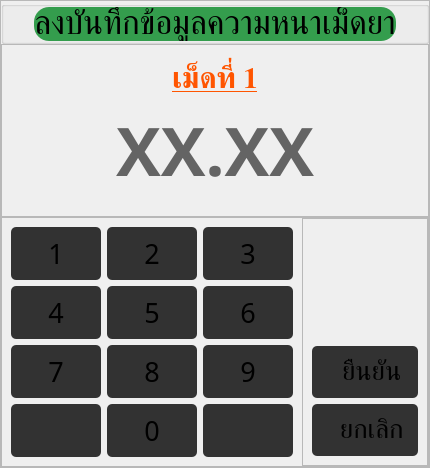
         <widget class="QWidget" name="thickness_keyboard">
          <layout class="QVBoxLayout" name="verticalLayout_34">
           <property name="spacing">
            <number>0</number>
           </property>
           <property name="leftMargin">
            <number>0</number>
           </property>
           <property name="topMargin">
            <number>0</number>
           </property>
           <property name="rightMargin">
            <number>0</number>
           </property>
           <property name="bottomMargin">
            <number>0</number>
           </property>
           <item>
            <widget class="QWidget" name="widget_2" native="true">
             <layout class="QVBoxLayout" name="verticalLayout_35">
              <property name="leftMargin">
               <number>0</number>
              </property>
              <property name="topMargin">
               <number>0</number>
              </property>
              <property name="rightMargin">
               <number>0</number>
              </property>
              <property name="bottomMargin">
               <number>0</number>
              </property>
              <item>
               <widget class="QFrame" name="frame_4">
                <property name="minimumSize">
                 <size>
                  <width>0</width>
                  <height>300</height>
                 </size>
                </property>
                <property name="frameShape">
                 <enum>QFrame::StyledPanel</enum>
                </property>
                <property name="frameShadow">
                 <enum>QFrame::Raised</enum>
                </property>
                <layout class="QVBoxLayout" name="verticalLayout_3">
                 <property name="spacing">
                  <number>0</number>
                 </property>
                 <property name="leftMargin">
                  <number>0</number>
                 </property>
                 <property name="topMargin">
                  <number>0</number>
                 </property>
                 <property name="rightMargin">
                  <number>0</number>
                 </property>
                 <property name="bottomMargin">
                  <number>0</number>
                 </property>
                 <item>
                  <widget class="QGroupBox" name="thickness_title_groupBox_2">
                   <property name="maximumSize">
                    <size>
                     <width>16777215</width>
                     <height>80</height>
                    </size>
                   </property>
                   <layout class="QHBoxLayout" name="horizontalLayout_60">
                    <property name="leftMargin">
                     <number>30</number>
                    </property>
                    <property name="topMargin">
                     <number>0</number>
                    </property>
                    <property name="rightMargin">
                     <number>30</number>
                    </property>
                    <property name="bottomMargin">
                     <number>0</number>
                    </property>
                    <item>
                     <widget class="QLabel" name="thickness_input_title">
                      <property name="maximumSize">
                       <size>
                        <width>16777215</width>
                        <height>50</height>
                       </size>
                      </property>
                      <property name="font">
                       <font>
                        <family>Kanit</family>
                        <pointsize>25</pointsize>
                       </font>
                      </property>
                      <property name="styleSheet">
                       <string notr="true">background-color: rgb(52, 157, 77);
border-radius: 15px;</string>
                      </property>
                      <property name="text">
                       <string>ลงบันทึกข้อมูลความหนาเม็ดยา</string>
                      </property>
                      <property name="alignment">
                       <set>Qt::AlignCenter</set>
                      </property>
                     </widget>
                    </item>
                   </layout>
                  </widget>
                 </item>
                 <item>
                  <widget class="QFrame" name="frame_9">
                   <property name="frameShape">
                    <enum>QFrame::StyledPanel</enum>
                   </property>
                   <property name="frameShadow">
                    <enum>QFrame::Raised</enum>
                   </property>
                   <layout class="QVBoxLayout" name="verticalLayout_38">
                    <property name="spacing">
                     <number>0</number>
                    </property>
                    <property name="bottomMargin">
                     <number>20</number>
                    </property>
                    <item>
                     <widget class="QLabel" name="thickness_val_label">
                      <property name="minimumSize">
                       <size>
                        <width>0</width>
                        <height>50</height>
                       </size>
                      </property>
                      <property name="maximumSize">
                       <size>
                        <width>16777215</width>
                        <height>50</height>
                       </size>
                      </property>
                      <property name="font">
                       <font>
                        <family>Kanit</family>
                        <pointsize>22</pointsize>
                        <bold>true</bold>
                        <underline>true</underline>
                       </font>
                      </property>
                      <property name="styleSheet">
                       <string notr="true">color: rgb(255, 85, 0);</string>
                      </property>
                      <property name="text">
                       <string>เม็ดที่ 1</string>
                      </property>
                      <property name="alignment">
                       <set>Qt::AlignCenter</set>
                      </property>
                     </widget>
                    </item>
                    <item>
                     <widget class="QLabel" name="thickness_val_input">
                      <property name="font">
                       <font>
                        <family>Kanit</family>
                        <pointsize>50</pointsize>
                        <bold>true</bold>
                       </font>
                      </property>
                      <property name="styleSheet">
                       <string notr="true">color: rgb(100, 100, 100);
border: none;</string>
                      </property>
                      <property name="text">
                       <string>XX.XX</string>
                      </property>
                      <property name="alignment">
                       <set>Qt::AlignCenter</set>
                      </property>
                     </widget>
                    </item>
                   </layout>
                  </widget>
                 </item>
                 <item>
                  <widget class="QFrame" name="frame_5">
                   <property name="minimumSize">
                    <size>
                     <width>0</width>
                     <height>250</height>
                    </size>
                   </property>
                   <property name="maximumSize">
                    <size>
                     <width>16777215</width>
                     <height>250</height>
                    </size>
                   </property>
                   <property name="styleSheet">
                    <string notr="true"/>
                   </property>
                   <property name="frameShape">
                    <enum>QFrame::StyledPanel</enum>
                   </property>
                   <property name="frameShadow">
                    <enum>QFrame::Raised</enum>
                   </property>
                   <layout class="QHBoxLayout" name="horizontalLayout_63">
                    <property name="spacing">
                     <number>0</number>
                    </property>
                    <property name="leftMargin">
                     <number>0</number>
                    </property>
                    <property name="topMargin">
                     <number>0</number>
                    </property>
                    <property name="rightMargin">
                     <number>0</number>
                    </property>
                    <property name="bottomMargin">
                     <number>0</number>
                    </property>
                    <item>
                     <widget class="QFrame" name="frame_6">
                      <property name="palette">
                       <palette>
                        <active>
                         <colorrole role="WindowText">
                          <brush brushstyle="SolidPattern">
                           <color alpha="255">
                            <red>255</red>
                            <green>255</green>
                            <blue>255</blue>
                           </color>
                          </brush>
                         </colorrole>
                         <colorrole role="Button">
                          <brush brushstyle="SolidPattern">
                           <color alpha="255">
                            <red>255</red>
                            <green>255</green>
                            <blue>255</blue>
                           </color>
                          </brush>
                         </colorrole>
                         <colorrole role="Text">
                          <brush brushstyle="SolidPattern">
                           <color alpha="255">
                            <red>255</red>
                            <green>255</green>
                            <blue>255</blue>
                           </color>
                          </brush>
                         </colorrole>
                         <colorrole role="ButtonText">
                          <brush brushstyle="SolidPattern">
                           <color alpha="255">
                            <red>255</red>
                            <green>255</green>
                            <blue>255</blue>
                           </color>
                          </brush>
                         </colorrole>
                         <colorrole role="Base">
                          <brush brushstyle="SolidPattern">
                           <color alpha="255">
                            <red>255</red>
                            <green>255</green>
                            <blue>255</blue>
                           </color>
                          </brush>
                         </colorrole>
                         <colorrole role="Window">
                          <brush brushstyle="SolidPattern">
                           <color alpha="255">
                            <red>255</red>
                            <green>255</green>
                            <blue>255</blue>
                           </color>
                          </brush>
                         </colorrole>
                         <colorrole role="PlaceholderText">
                          <brush brushstyle="SolidPattern">
                           <color alpha="128">
                            <red>255</red>
                            <green>255</green>
                            <blue>255</blue>
                           </color>
                          </brush>
                         </colorrole>
                        </active>
                        <inactive>
                         <colorrole role="WindowText">
                          <brush brushstyle="SolidPattern">
                           <color alpha="255">
                            <red>255</red>
                            <green>255</green>
                            <blue>255</blue>
                           </color>
                          </brush>
                         </colorrole>
                         <colorrole role="Button">
                          <brush brushstyle="SolidPattern">
                           <color alpha="255">
                            <red>255</red>
                            <green>255</green>
                            <blue>255</blue>
                           </color>
                          </brush>
                         </colorrole>
                         <colorrole role="Text">
                          <brush brushstyle="SolidPattern">
                           <color alpha="255">
                            <red>255</red>
                            <green>255</green>
                            <blue>255</blue>
                           </color>
                          </brush>
                         </colorrole>
                         <colorrole role="ButtonText">
                          <brush brushstyle="SolidPattern">
                           <color alpha="255">
                            <red>255</red>
                            <green>255</green>
                            <blue>255</blue>
                           </color>
                          </brush>
                         </colorrole>
                         <colorrole role="Base">
                          <brush brushstyle="SolidPattern">
                           <color alpha="255">
                            <red>255</red>
                            <green>255</green>
                            <blue>255</blue>
                           </color>
                          </brush>
                         </colorrole>
                         <colorrole role="Window">
                          <brush brushstyle="SolidPattern">
                           <color alpha="255">
                            <red>255</red>
                            <green>255</green>
                            <blue>255</blue>
                           </color>
                          </brush>
                         </colorrole>
                         <colorrole role="PlaceholderText">
                          <brush brushstyle="SolidPattern">
                           <color alpha="128">
                            <red>255</red>
                            <green>255</green>
                            <blue>255</blue>
                           </color>
                          </brush>
                         </colorrole>
                        </inactive>
                        <disabled>
                         <colorrole role="WindowText">
                          <brush brushstyle="SolidPattern">
                           <color alpha="255">
                            <red>255</red>
                            <green>255</green>
                            <blue>255</blue>
                           </color>
                          </brush>
                         </colorrole>
                         <colorrole role="Button">
                          <brush brushstyle="SolidPattern">
                           <color alpha="255">
                            <red>255</red>
                            <green>255</green>
                            <blue>255</blue>
                           </color>
                          </brush>
                         </colorrole>
                         <colorrole role="Text">
                          <brush brushstyle="SolidPattern">
                           <color alpha="255">
                            <red>255</red>
                            <green>255</green>
                            <blue>255</blue>
                           </color>
                          </brush>
                         </colorrole>
                         <colorrole role="ButtonText">
                          <brush brushstyle="SolidPattern">
                           <color alpha="255">
                            <red>255</red>
                            <green>255</green>
                            <blue>255</blue>
                           </color>
                          </brush>
                         </colorrole>
                         <colorrole role="Base">
                          <brush brushstyle="SolidPattern">
                           <color alpha="255">
                            <red>255</red>
                            <green>255</green>
                            <blue>255</blue>
                           </color>
                          </brush>
                         </colorrole>
                         <colorrole role="Window">
                          <brush brushstyle="SolidPattern">
                           <color alpha="255">
                            <red>255</red>
                            <green>255</green>
                            <blue>255</blue>
                           </color>
                          </brush>
                         </colorrole>
                         <colorrole role="PlaceholderText">
                          <brush brushstyle="SolidPattern">
                           <color alpha="128">
                            <red>255</red>
                            <green>255</green>
                            <blue>255</blue>
                           </color>
                          </brush>
                         </colorrole>
                        </disabled>
                       </palette>
                      </property>
                      <property name="styleSheet">
                       <string notr="true">QPushButton {
	width: 90px;
	height: 70px;
	background-color: rgb(50, 50, 50);
	border-radius: 5px;
}

QPushButton:pressed {
    font-size: 40px;
	background-color: rgb(100, 100, 100);
}</string>
                      </property>
                      <property name="frameShadow">
                       <enum>QFrame::Plain</enum>
                      </property>
                      <property name="lineWidth">
                       <number>3</number>
                      </property>
                      <layout class="QGridLayout" name="gridLayout_6">
                       <item row="0" column="0">
                        <widget class="QPushButton" name="key_1">
                         <property name="font">
                          <font>
                           <family>Kanit</family>
                           <pointsize>20</pointsize>
                           <fontweight>Medium</fontweight>
                          </font>
                         </property>
                         <property name="text">
                          <string>1</string>
                         </property>
                        </widget>
                       </item>
                       <item row="0" column="1">
                        <widget class="QPushButton" name="key_2">
                         <property name="font">
                          <font>
                           <family>Kanit</family>
                           <pointsize>20</pointsize>
                           <fontweight>Medium</fontweight>
                          </font>
                         </property>
                         <property name="text">
                          <string>2</string>
                         </property>
                        </widget>
                       </item>
                       <item row="0" column="2">
                        <widget class="QPushButton" name="key_3">
                         <property name="font">
                          <font>
                           <family>Kanit</family>
                           <pointsize>20</pointsize>
                           <fontweight>Medium</fontweight>
                          </font>
                         </property>
                         <property name="text">
                          <string>3</string>
                         </property>
                        </widget>
                       </item>
                       <item row="1" column="0">
                        <widget class="QPushButton" name="key_4">
                         <property name="font">
                          <font>
                           <family>Kanit</family>
                           <pointsize>20</pointsize>
                           <fontweight>Medium</fontweight>
                          </font>
                         </property>
                         <property name="text">
                          <string>4</string>
                         </property>
                        </widget>
                       </item>
                       <item row="1" column="1">
                        <widget class="QPushButton" name="key_5">
                         <property name="font">
                          <font>
                           <family>Kanit</family>
                           <pointsize>20</pointsize>
                           <fontweight>Medium</fontweight>
                          </font>
                         </property>
                         <property name="text">
                          <string>5</string>
                         </property>
                        </widget>
                       </item>
                       <item row="1" column="2">
                        <widget class="QPushButton" name="key_6">
                         <property name="font">
                          <font>
                           <family>Kanit</family>
                           <pointsize>20</pointsize>
                           <fontweight>Medium</fontweight>
                          </font>
                         </property>
                         <property name="text">
                          <string>6</string>
                         </property>
                        </widget>
                       </item>
                       <item row="2" column="0">
                        <widget class="QPushButton" name="key_7">
                         <property name="font">
                          <font>
                           <family>Kanit</family>
                           <pointsize>20</pointsize>
                           <fontweight>Medium</fontweight>
                          </font>
                         </property>
                         <property name="text">
                          <string>7</string>
                         </property>
                        </widget>
                       </item>
                       <item row="2" column="1">
                        <widget class="QPushButton" name="key_8">
                         <property name="font">
                          <font>
                           <family>Kanit</family>
                           <pointsize>20</pointsize>
                           <fontweight>Medium</fontweight>
                          </font>
                         </property>
                         <property name="text">
                          <string>8</string>
                         </property>
                        </widget>
                       </item>
                       <item row="2" column="2">
                        <widget class="QPushButton" name="key_9">
                         <property name="font">
                          <font>
                           <family>Kanit</family>
                           <pointsize>20</pointsize>
                           <fontweight>Medium</fontweight>
                          </font>
                         </property>
                         <property name="text">
                          <string>9</string>
                         </property>
                        </widget>
                       </item>
                       <item row="3" column="0">
                        <widget class="QPushButton" name="key_dot">
                         <property name="minimumSize">
                          <size>
                           <width>0</width>
                           <height>0</height>
                          </size>
                         </property>
                         <property name="maximumSize">
                          <size>
                           <width>16777215</width>
                           <height>150</height>
                          </size>
                         </property>
                         <property name="font">
                          <font>
                           <pointsize>20</pointsize>
                          </font>
                         </property>
                         <property name="text">
                          <string/>
                         </property>
                         <property name="icon">
                          <iconset resource="resource.qrc">
                           <normaloff>:/assets/keyboard/record.png</normaloff>:/assets/keyboard/record.png</iconset>
                         </property>
                         <property name="iconSize">
                          <size>
                           <width>30</width>
                           <height>30</height>
                          </size>
                         </property>
                        </widget>
                       </item>
                       <item row="3" column="1">
                        <widget class="QPushButton" name="key_0">
                         <property name="minimumSize">
                          <size>
                           <width>0</width>
                           <height>0</height>
                          </size>
                         </property>
                         <property name="maximumSize">
                          <size>
                           <width>16777215</width>
                           <height>150</height>
                          </size>
                         </property>
                         <property name="font">
                          <font>
                           <family>Kanit</family>
                           <pointsize>20</pointsize>
                           <fontweight>Medium</fontweight>
                          </font>
                         </property>
                         <property name="text">
                          <string>0</string>
                         </property>
                        </widget>
                       </item>
                       <item row="3" column="2">
                        <widget class="QPushButton" name="key_backspace">
                         <property name="minimumSize">
                          <size>
                           <width>0</width>
                           <height>0</height>
                          </size>
                         </property>
                         <property name="maximumSize">
                          <size>
                           <width>16777215</width>
                           <height>150</height>
                          </size>
                         </property>
                         <property name="font">
                          <font>
                           <pointsize>20</pointsize>
                          </font>
                         </property>
                         <property name="text">
                          <string/>
                         </property>
                         <property name="icon">
                          <iconset resource="resource.qrc">
                           <normaloff>:/assets/keyboard/backspace.png</normaloff>:/assets/keyboard/backspace.png</iconset>
                         </property>
                         <property name="iconSize">
                          <size>
                           <width>30</width>
                           <height>30</height>
                          </size>
                         </property>
                        </widget>
                       </item>
                      </layout>
                     </widget>
                    </item>
                    <item>
                     <widget class="QFrame" name="frame_8">
                      <property name="styleSheet">
                       <string notr="true">QPushButton {
	background-color: rgb(50, 50, 50);
	border-radius: 5px;
}
QPushButton:pressed {
	background-color: rgb(100, 100, 100);
}</string>
                      </property>
                      <property name="frameShape">
                       <enum>QFrame::StyledPanel</enum>
                      </property>
                      <property name="frameShadow">
                       <enum>QFrame::Raised</enum>
                      </property>
                      <layout class="QVBoxLayout" name="verticalLayout_36">
                       <property name="spacing">
                        <number>6</number>
                       </property>
                       <item>
                        <widget class="QLabel" name="thickness_img">
                         <property name="text">
                          <string/>
                         </property>
                         <property name="pixmap">
                          <pixmap resource="resource.qrc">:/assets/icon/thickness.png</pixmap>
                         </property>
                         <property name="alignment">
                          <set>Qt::AlignCenter</set>
                         </property>
                        </widget>
                       </item>
                       <item>
                        <widget class="QPushButton" name="key_enter">
                         <property name="minimumSize">
                          <size>
                           <width>0</width>
                           <height>52</height>
                          </size>
                         </property>
                         <property name="font">
                          <font>
                           <family>Kanit</family>
                           <pointsize>20</pointsize>
                           <italic>false</italic>
                           <fontweight>Medium</fontweight>
                          </font>
                         </property>
                         <property name="styleSheet">
                          <string notr="true"/>
                         </property>
                         <property name="text">
                          <string>  ยืนยัน</string>
                         </property>
                         <property name="icon">
                          <iconset resource="resource.qrc">
                           <normaloff>:/assets/keyboard/enter.png</normaloff>:/assets/keyboard/enter.png</iconset>
                         </property>
                         <property name="iconSize">
                          <size>
                           <width>30</width>
                           <height>30</height>
                          </size>
                         </property>
                        </widget>
                       </item>
                       <item>
                        <widget class="QPushButton" name="key_cancel">
                         <property name="minimumSize">
                          <size>
                           <width>0</width>
                           <height>52</height>
                          </size>
                         </property>
                         <property name="font">
                          <font>
                           <family>Kanit</family>
                           <pointsize>20</pointsize>
                           <italic>false</italic>
                           <fontweight>Medium</fontweight>
                          </font>
                         </property>
                         <property name="text">
                          <string>  ยกเลิก</string>
                         </property>
                         <property name="icon">
                          <iconset resource="resource.qrc">
                           <normaloff>:/assets/keyboard/cancel.png</normaloff>:/assets/keyboard/cancel.png</iconset>
                         </property>
                         <property name="iconSize">
                          <size>
                           <width>30</width>
                           <height>30</height>
                          </size>
                         </property>
                        </widget>
                       </item>
                      </layout>
                     </widget>
                    </item>
                   </layout>
                  </widget>
                 </item>
                </layout>
               </widget>
              </item>
             </layout>
            </widget>
           </item>
          </layout>
         </widget>
